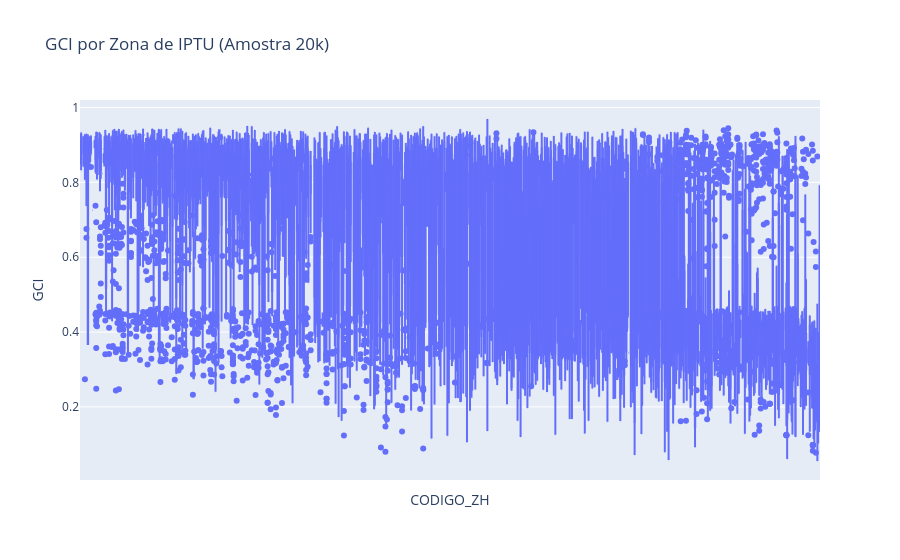

The cell this chart's notebook holds for it:
### Markdown cell above
## 3. Gradiante Econômico: GCI vs Valor do IPTU (H5)

**O que é**: Cruzamento da certeza da geocodificação com a **Zona Homogênea de IPTU** (ZNH).

**Expectativa**: Hiato informacional — áreas ricas (Centro-Sul) devem ter dados melhores que periferias extremas.

### Code cell
iptu = gpd.read_file(config.IPTU_SHP).to_crs(config.TARGET_CRS)
gdf_iptu = gpd.sjoin(gdf, iptu[['CODIGO_ZH', 'geometry']], how='left', predicate='within')

# Agregando por Zona de IPTU
stats_iptu = gdf_iptu.groupby('CODIGO_ZH')['GCI'].agg(['mean', 'median', 'std', 'count']).sort_values('mean', ascending=False)
print('Top 10 Zonas (GCI Médio):')
print(stats_iptu.head(10))

fig = px.box(gdf_iptu.sample(min(20000, len(gdf_iptu))), x='CODIGO_ZH', y='GCI', title='GCI por Zona de IPTU (Amostra 20k)',
             category_orders={'CODIGO_ZH': stats_iptu.index.tolist()})
fig.update_xaxes(showticklabels=False)
fig.show()

### Figure 1 — Plotly figure (JSON) as saved in the notebook; plotly's stock layout.template omitted (floating-point values rounded to 4 significant figures; data arrays with more than 128 entries replaced by an {"elided": "..."} marker saying what was removed)
{"data": [{"alignmentgroup": "True", "hovertemplate": "CODIGO_ZH=%{x}<br>GCI=%{y}<extra></extra>", "legendgroup": "", "marker": {"color": "#636efa"}, "name": "", "notched": false, "offsetgroup": "", "orientation": "v", "showlegend": false, "type": "box", "x": {"elided": "20000 str values"}, "x0": " ", "xaxis": "x", "y": {"elided": "20000 float values"}, "y0": " ", "yaxis": "y"}], "layout": {"boxmode": "group", "legend": {"tracegroupgap": 0}, "title": {"text": "GCI por Zona de IPTU (Amostra 20k)"}, "xaxis": {"anchor": "y", "categoryarray": {"elided": "980 str values"}, "categoryorder": "array", "domain": [0.0, 1.0], "showticklabels": false, "title": {"text": "CODIGO_ZH"}}, "yaxis": {"anchor": "x", "domain": [0.0, 1.0], "title": {"text": "GCI"}}}}
